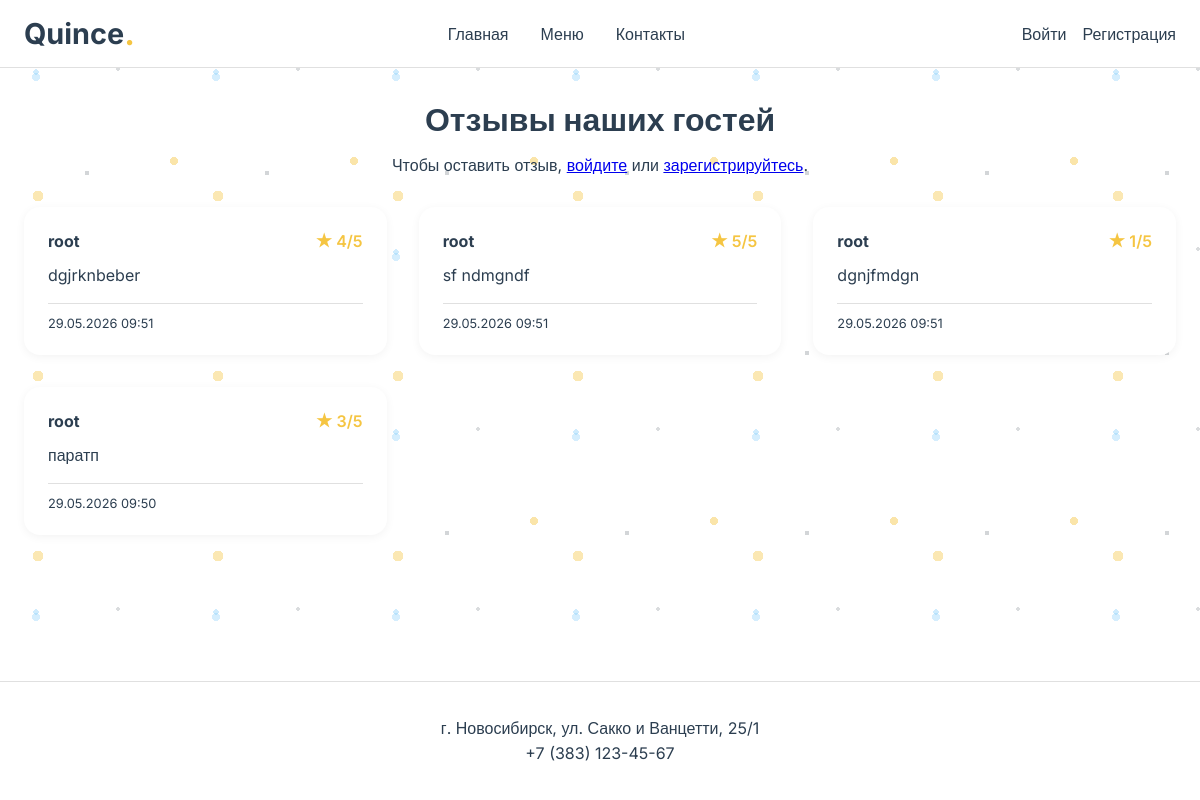
The page /reviews/ on the database as committed earlier.
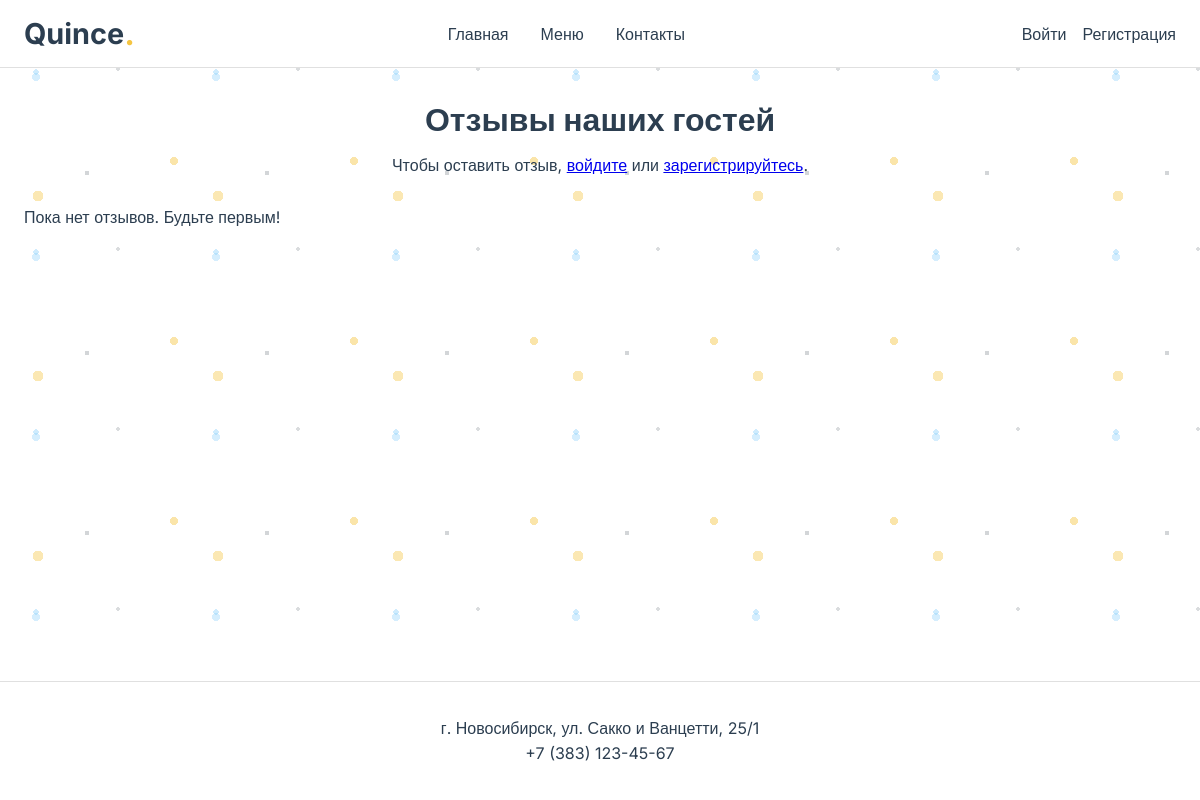
The same page on the database as committed later.
### main/models.py (models this page shows, shortened)
class Review(models.Model):
    STATUS_CHOICES = (
        ('pending', 'На модерации'),
        ('approved', 'Одобрен'),
        ('rejected', 'Отклонён'),
    )
    user = models.ForeignKey(User, on_delete=models.CASCADE, related_name='reviews')
    text = models.TextField()
    rating = models.PositiveSmallIntegerField(choices=[(i, i) for i in range(1, 6)])
    created_at = models.DateTimeField(auto_now_add=True)
    status = models.CharField(max_length=20, choices=STATUS_CHOICES, default='pending')

class User(AbstractUser):
    ROLE_CHOICES = (
        ('user', 'Пользователь'),
        ('moderator', 'Модератор'),
    )
    role = models.CharField(max_length=20, choices=ROLE_CHOICES, default='user')
    phone = models.CharField(max_length=20, blank=True)

### main/views.py (the view)
# urls.py: path('reviews/', views.reviews, name='reviews'),
def reviews(request):
    reviews_list = Review.objects.filter(status='approved').order_by('-created_at')
    return render(request, 'main/reviews.html', {'reviews': reviews_list})

### main/templates/main/reviews.html
{% extends 'main/base.html' %}
{% load static %}
{% block content %}
<div class="reviews-page">
    <div class="reviews-header">
        <h1>Отзывы наших гостей</h1>
        {% if user.is_authenticated %}
            <a href="{% url 'add_review' %}" class="btn-book" style="display: inline-block; margin-top: 1rem;">+ Оставить отзыв</a>
        {% else %}
            <p class="text-muted">Чтобы оставить отзыв, <a href="{% url 'login' %}">войдите</a> или <a href="{% url 'register' %}">зарегистрируйтесь</a>.</p>
        {% endif %}
    </div>
    {% if reviews %}
        <div class="reviews-grid">
            {% for review in reviews %}
                <div class="review-card">
                    <div class="review-header">
                        <strong>{{ review.user.username }}</strong>
                        <span class="review-rating">★ {{ review.rating }}/5</span>
                    </div>
                    <p class="review-text">{{ review.text|linebreaksbr }}</p>
                    <div class="review-date">{{ review.created_at|date:"d.m.Y H:i" }}</div>
                </div>
            {% endfor %}
        </div>
    {% else %}
        <p class="text-center">Пока нет отзывов. Будьте первым!</p>
    {% endif %}
</div>
{% endblock %}

Rows that differ between the two databases and show on the page:
removed Review: user.username "root", rating "4", text "dgjrknbeber", created_at "29.05.2026 09:51"
removed Review: user.username "root", rating "5", text "sf ndmgndf", created_at "29.05.2026 09:51"
removed Review: user.username "root", rating "1", text "dgnjfmdgn", created_at "29.05.2026 09:51"
removed Review: user.username "root", rating "3", text "паратп", created_at "29.05.2026 09:50"
Other text that changed with them:
text now shown: "Пока нет отзывов. Будьте первым!"
